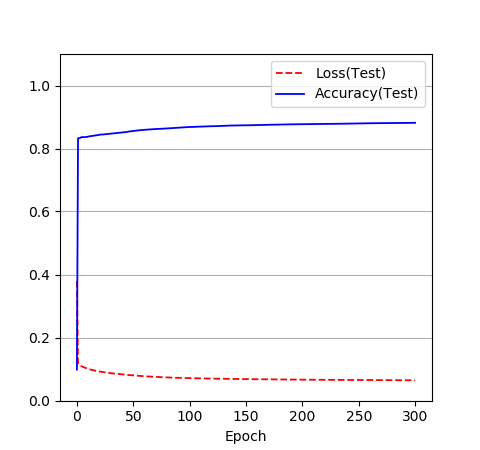

Generate this figure with Python:
import pandas as pd
import numpy  as np
import matplotlib.pyplot as plt

df = pd.read_csv('acc_and_loss.csv')
steps = df.shape[0]
epochs = [i for i in range(steps)]

# lfm_v = [lfm_n for i in range(100) ]
fig1 = plt.figure( figsize=(4.8,4.5))

plt.plot(epochs, df['LOSS'], 'r--',label='Loss(Test)',linewidth=1.3)
plt.plot(epochs, df['ACC'] , 'b-',label='Accuracy(Test)',linewidth=1.3)

# plt.xlim(4,26)
plt.ylim(0,1.1)
plt.legend(loc='upper right')
# plt.yticks(np.around(np.linspace(0.9,1.1,6) ,decimals=2))
#plt.xticks(epochs)
plt.xlabel('Epoch')
# plt.ylabel('RMSE')
# plt.title('MovieLens')
plt.grid(True,axis='y')
plt.savefig('figure',dip=600)
plt.show()

